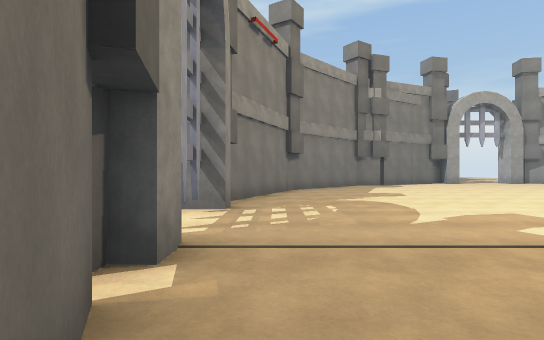
view 1 (above)

12 first-person views from a walk through a 3-D level made in the Unity game engine. The camera is 1.3 m above the floor, looks level and sees 80° across. The floor is counted in squares, 2 m on a side. Each view is taken from the middle of a square. On the plan, view 1 faces up. The plan holds only what a view shows up to about 10 squares ahead; the rest is blank. The place goes on beyond the plan. The player character is not drawn.

view 2
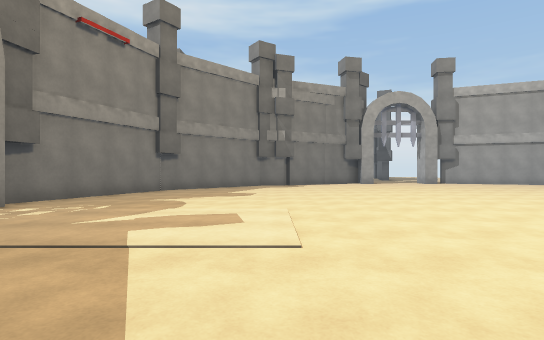

view 3
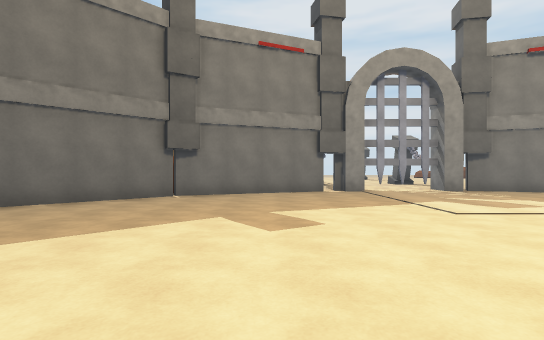

view 4
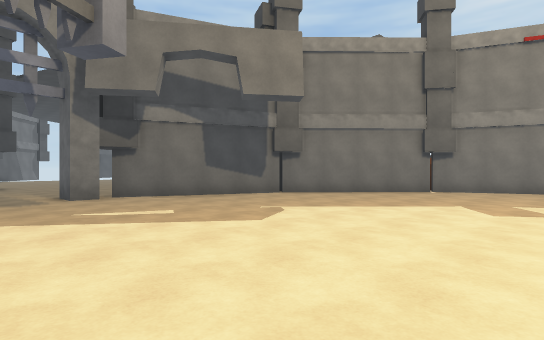

view 5
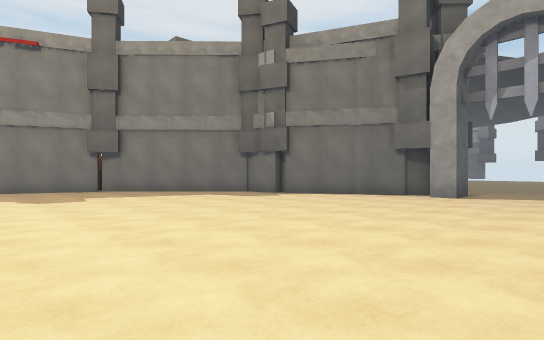

view 6
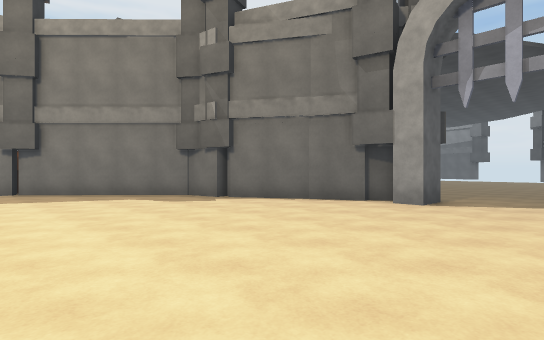

view 7
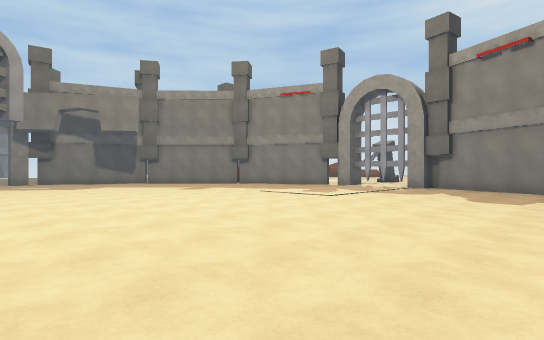

view 8
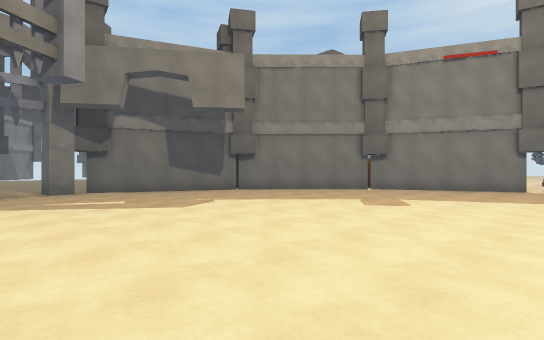

view 9
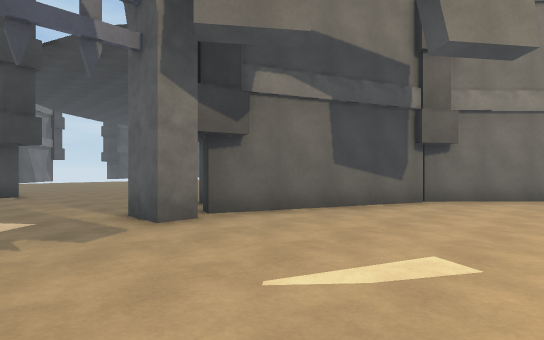

view 10
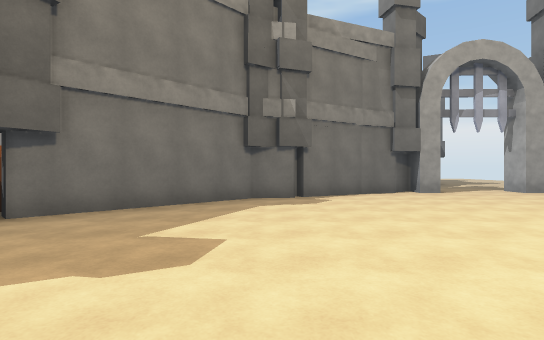

view 11
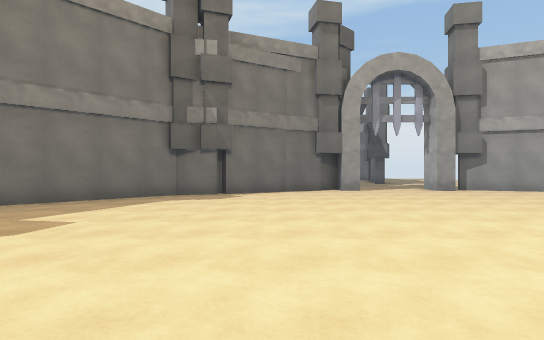

view 12
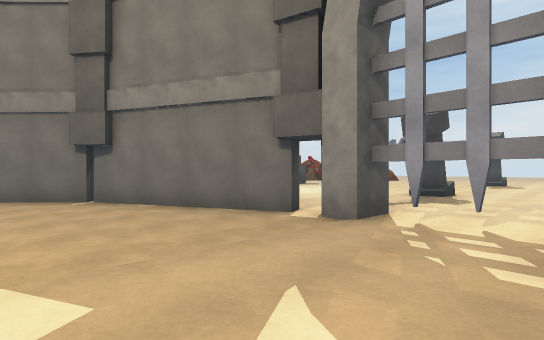

### Floor plan
Key: @ floor where view 1 was taken; # wall or solid block; . floor; T thing the floor can be seen under or through; B banner; G grey block; O other object.
Columns run from 9 left of view 1 to 11 right of it. Each row starts with its distance up from view 1.
 15                ###..#
 14              ###.....
 13            ## .......
 12          O##.........
 11          O#..........
 10         O#...........
  9          #...........
  8         ##...........
  7         #............
  6         #............
  5        .T............
  4 ........T...........
  3 ........T............
  2  ..G.. .T............
  1   ......T............
  0      .. B@...........
 -1          #...........
 -2           ...........
 -3          O#..........
 -4         OO #.........
 -5            ###.......
 -6              ###.....
 -7                ####..
 -8                 #....
 -9                  ...
-10                  ...
-11                  ...
-12                  ...
-13                  ..#
-14                  ..

Where each view was taken, in squares from view 1:
view 1: 0 up, 0 right, facing up
view 2: 0 up, 4 right, facing up
view 3: 0 up, 9 right, facing left
view 4: 1 up, 11 right, facing down-left
view 5: 7 up, 11 right, facing up-left
view 6: 9 up, 11 right, facing up-left
view 7: 10 up, 11 right, facing down-left
view 8: 3 up, 11 right, facing down-left
view 9: 3 down, 11 right, facing down-left
view 10: 6 up, 4 right, facing up
view 11: 5 up, 6 right, facing up
view 12: 5 up, 3 right, facing down-left
